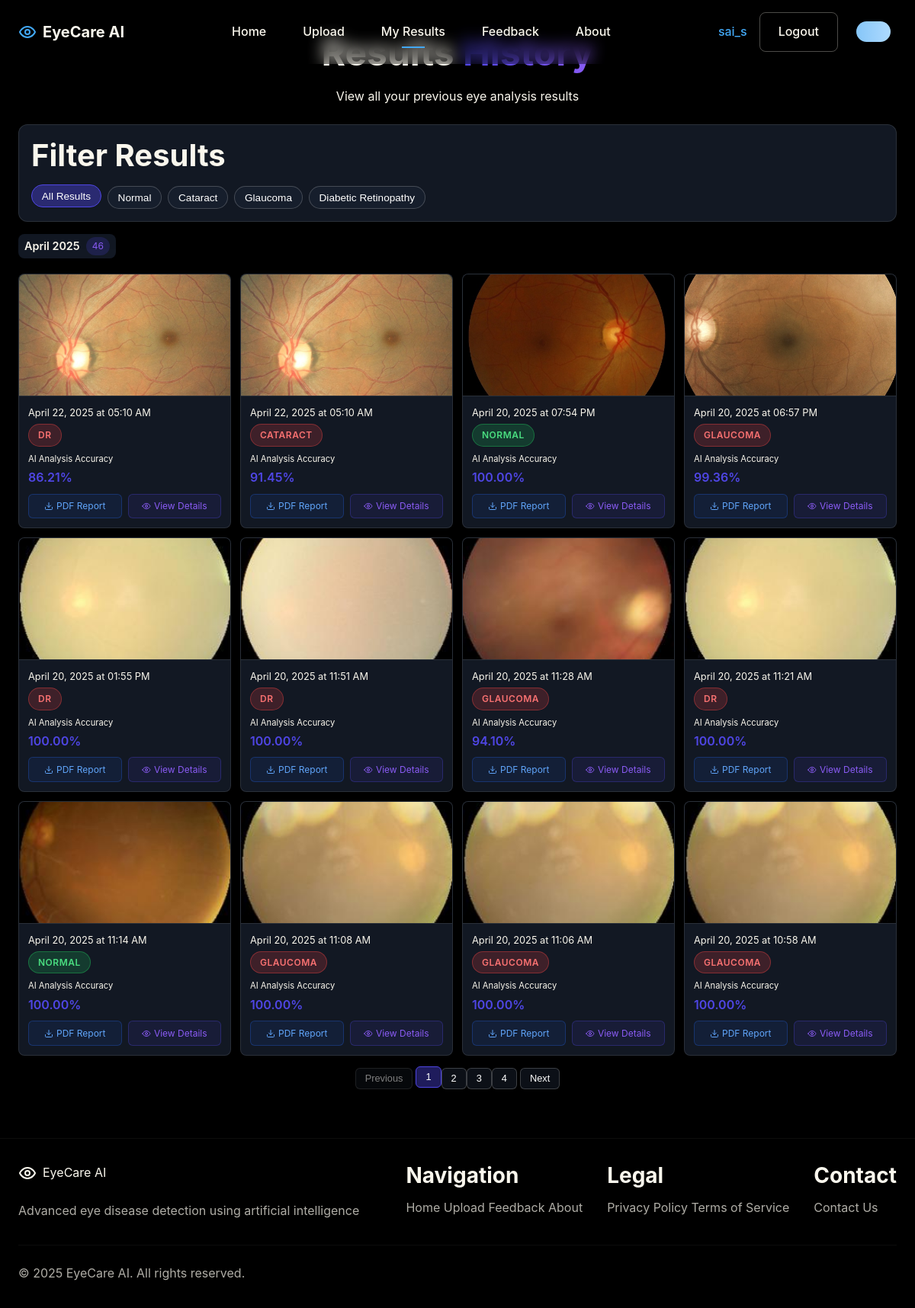
The app's page /results-history (signed in) with its own data.
### app.py (models this page shows)
class DetectionResult(db.Model):
    id = db.Column(db.Integer, primary_key=True)
    username = db.Column(db.String(80), db.ForeignKey('user.username'), nullable=False)
    image_path = db.Column(db.String(255), nullable=False)
    prediction = db.Column(db.String(50), nullable=False)
    confidence = db.Column(db.Float, nullable=False)
    timestamp = db.Column(db.DateTime, nullable=False, default=db.func.current_timestamp())

### app.py (the view)
@app.route('/results-history')
def results_history():
    if 'username' not in session:
        flash('Please login to view your results history', 'error')
        return redirect(url_for('login'))
    try:
        results = DetectionResult.query.filter_by(username=session['username']).order_by(DetectionResult.timestamp.desc()).all()
        from datetime import datetime, timedelta
        current_date = datetime.now().date()
        for result in results:
            result_date = result.timestamp.date()
            if result_date == current_date:
                result.date_group = result_date.strftime("%B %d, %Y")
            elif result_date == current_date - timedelta(days=1):
                result.date_group = "Yesterday"
            elif result_date > current_date - timedelta(days=7):
                result.date_group = "This Week"
            elif result_date > current_date - timedelta(days=30):
                result.date_group = "This Month"
            else:
                result.date_group = result_date.strftime("%B %Y")
        return render_template('results_history.html', results=results)
    except Exception as e:
        app.logger.error(f"Error retrieving results history: {str(e)}")
        flash('An error occurred while retrieving your results history', 'error')
        return redirect(url_for('index'))

### app.py (called while the page is built)
@app.context_processor
def inject_logged_in():
    user_data = {
        'logged_in': 'username' in session,
        'username': session.get('username', None),
        'email': session.get('email', None),
        'user_id': session.get('user_id', None)
    }
    return user_data

### templates/results_history.html (shortened to what this page needs)
<!DOCTYPE html>
<html lang="en">
<head>
  <link rel="stylesheet" href="{{ url_for('static', filename='styles/main.css') }}">
</head>
<body class="bg-trueblack text-babypowder">
  <div class="particles-container">
    <div id="particles"></div>
  </div>
  {% include 'header.html' %}
  <main class="history-page">
    <div class="container">
      <div class="page-header">
        <h1>Results <span class="gradient-text">History</span></h1>
        <p>View all your previous eye analysis results</p>
      </div>
      <div class="filter-section">
        <h2>Filter Results</h2>
        <div class="filter-options">
          <button class="filter-button active" data-filter="all">All Results</button>
          <button class="filter-button" data-filter="normal">Normal</button>
          <button class="filter-button" data-filter="cataract">Cataract</button>
          <button class="filter-button" data-filter="glaucoma">Glaucoma</button>
          <button class="filter-button" data-filter="DR">Diabetic Retinopathy</button>
        </div>
      </div>
      {% if results %}
        <div class="date-groups-container">
        {% set seen_groups = [] %}
        {% for result in results %}
          {% if result.date_group not in seen_groups %}
            <div class="group-header" data-group="{{ result.date_group }}">
              <h3 class="group-title">{{ result.date_group }}</h3>
              <span class="badge-count">{{ results|selectattr('date_group', 'equalto', result.date_group)|list|length }}</span>
            </div>
            {% set _ = seen_groups.append(result.date_group) %}
          {% endif %}
        {% endfor %}
        </div>
        <div class="results-grid">
        {% for result in results %}
          <div class="result-card" data-result-type="{{ result.prediction }}" data-date-group="{{ result.date_group }}">
            <img src="{{ url_for('static', filename=result.image_path.replace('static/', '')) }}" alt="Retinal scan" class="result-image">
            <div class="result-content">
              <div class="result-info">
                <div class="result-date">{{ result.timestamp.strftime('%B %d, %Y at %I:%M %p') }}</div>
                <div class="result-type {% if result.prediction == 'normal' %}normal{% else %}abnormal{% endif %}">
                  <span class="result-badge">{{ result.prediction|upper }}</span>
                </div>
                <div class="accuracy-label">AI Analysis Accuracy</div>
                <div class="accuracy-value">{{ '%.2f'|format(result.confidence * 100) }}%</div>
              </div>
              <div class="result-actions">
                <a href="{{ url_for('download_report', result_id=result.id) }}" class="btn-action btn-download">
                  PDF Report
                </a>
                <a href="#" class="btn-action btn-view">
                  <svg xmlns="http://www.w3.org/2000/svg" width="12" height="12" viewBox="0 0 24 24" fill="none" stroke="currentColor" stroke-width="2" stroke-linecap="round" stroke-linejoin="round"><path d="M2 12s3-7 10-7 10 7 10 7-3 7-10 7-10-7-10-7Z"></path><circle cx="12" cy="12" r="3"></circle></svg>
                  View Details
                </a>
              </div>
            </div>
          </div>
        {% endfor %}
        </div>
        <div class="pagination">
          <button class="pagination-button" id="prev-page" disabled>Previous</button>
          <div id="page-numbers"></div>
          <button class="pagination-button" id="next-page">Next</button>
        </div>
      {% endif %}
    </div>
  </main>
  {% include 'footer.html' %}
</body>
</html>

### templates/header.html (shortened to what this page needs)
<header class="main-nav">
  <div class="container">
    <div class="nav-content">
      <div class="logo">
        <a href="{{ url_for('index') }}">
          <svg class="icon" xmlns="http://www.w3.org/2000/svg" width="24" height="24" viewBox="0 0 24 24" fill="none" stroke="currentColor" stroke-width="2" stroke-linecap="round" stroke-linejoin="round"><path d="M2 12s3-7 10-7 10 7 10 7-3 7-10 7-10-7-10-7Z"></path><circle cx="12" cy="12" r="3"></circle></svg>
          <span>EyeCare AI</span>
        </a>
      </div>
      <nav class="desktop-nav">
        <a href="{{ url_for('index') }}" class="nav-link {% if request.path == url_for('index') %}active{% endif %}">Home</a>
        <a href="{{ url_for('upload_file') }}" class="nav-link {% if request.path == url_for('upload_file') %}active{% endif %}">Upload</a>
        {% if logged_in %}
        <a href="{{ url_for('results_history') }}" class="nav-link {% if request.path == url_for('results_history') %}active{% endif %}">My Results</a>
        {% endif %}
        <a href="{{ url_for('feedback') }}" class="nav-link {% if request.path == url_for('feedback') %}active{% endif %}">Feedback</a>
        <a href="{{ url_for('about') }}" class="nav-link {% if request.path == url_for('about') %}active{% endif %}">About</a>
      </nav>
      <div class="nav-actions">
        {% if logged_in %}
        <span class="username">{{ session.username }}</span>
        <a href="{{ url_for('logout') }}" class="btn-outline">Logout</a>
        {% else %}
        <a href="{{ url_for('login') }}" class="btn-outline">Login</a>
        <a href="{{ url_for('register') }}" class="btn-primary">Sign Up</a>
        {% endif %}
        <div class="theme-toggle-container">
          <label class="theme-switch">
            <div class="theme-switch__container">
            </div>
          </label>
        </div>
      </div>
    </div>
  </div>
</header>

### templates/footer.html (shortened to what this page needs)
<footer class="site-footer">
  <div class="container">
    <div class="footer-content">
      <div class="footer-info">
        <a href="{{ url_for('index') }}" class="footer-logo">
          <svg xmlns="http://www.w3.org/2000/svg" width="24" height="24" viewBox="0 0 24 24" fill="none" stroke="currentColor" stroke-width="2" stroke-linecap="round" stroke-linejoin="round"><path d="M2 12s3-7 10-7 10 7 10 7-3 7-10 7-10-7-10-7Z"></path><circle cx="12" cy="12" r="3"></circle></svg>
          <span>EyeCare AI</span>
        </a>
        <p>Advanced eye disease detection using artificial intelligence</p>
      </div>
      <div class="footer-links">
        <div class="footer-section">
          <h3>Navigation</h3>
          <a href="{{ url_for('index') }}">Home</a>
          <a href="{{ url_for('upload_file') }}">Upload</a>
          <a href="{{ url_for('feedback') }}">Feedback</a>
          <a href="{{ url_for('about') }}">About</a>
        </div>
        <div class="footer-section">
          <h3>Legal</h3>
          <a href="{{ url_for('privacy') }}">Privacy Policy</a>
          <a href="{{ url_for('terms') }}">Terms of Service</a>
        </div>
        <div class="footer-section">
          <h3>Contact</h3>
          <a href="{{ url_for('contact') }}">Contact Us</a>
        </div>
      </div>
    </div>
    <div class="footer-bottom">
      <p>&copy; <span id="current-year"></span> EyeCare AI. All rights reserved.</p>
    </div>
  </div>
</footer>

### templates/results_history.html (style rules this page uses)
.history-page { max-width: 1280px; margin: 0 auto; padding: 2rem 0 1rem; }
.page-header { margin-bottom: 1.5rem; text-align: center; animation: fadeIn 0.8s ease-out; padding-top: 0.5rem; }
.gradient-text { background: linear-gradient(90deg, #4f46e5, #8b5cf6); -webkit-background-clip: text; background-clip: text; -webkit-text-fill-color: transparent; display: inline-block; position: relative; }
.filter-section { background: rgba(30, 41, 59, 0.6); backdrop-filter: blur(10px); border-radius: 12px; padding: 1rem; margin-bottom: 1rem; box-shadow: 0 8px 32px rgba(0, 0, 0, 0.1); border: 1px solid rgba(255, 255, 255, 0.1); animation: fadeIn 0.4s ease-out; }
.filter-options { display: flex; flex-wrap: wrap; gap: 0.5rem; margin-top: 0.5rem; }
.filter-button { padding: 0.4rem 0.8rem; border-radius: 50px; border: 1px solid rgba(255, 255, 255, 0.2); background: rgba(30, 41, 59, 0.4); color: white; cursor: pointer; transition: all 0.3s ease; font-size: 0.85rem; }
.filter-button:hover, .filter-button.active { background: rgba(79, 70, 229, 0.2); border-color: rgba(79, 70, 229, 0.4); transform: translateY(-2px); }
.filter-button.active { background: rgba(79, 70, 229, 0.4); border-color: #4f46e5; }
.group-header { display: inline-flex; align-items: center; margin-bottom: 0.5rem; padding: 0.25rem 0.5rem; background: rgba(30, 41, 59, 0.6); border-radius: 8px; margin-right: 0.5rem; }
.group-title { font-size: 0.9rem; font-weight: 600; color: var(--color-white); margin: 0; }
.badge-count { background: rgba(79, 70, 229, 0.2); color: #8b5cf6; border-radius: 50px; padding: 0.15rem 0.5rem; font-size: 0.75rem; margin-left: 0.5rem; }
.results-grid { display: grid; grid-template-columns: repeat(auto-fill, minmax(250px, 1fr)); gap: 0.75rem; }
.result-card { background: rgba(30, 41, 59, 0.6); backdrop-filter: blur(10px); border-radius: 8px; overflow: hidden; box-shadow: 0 4px 16px rgba(0, 0, 0, 0.1); border: 1px solid rgba(255, 255, 255, 0.1); transition: transform 0.3s ease, box-shadow 0.3s ease; height: 100%; display: flex; flex-direction: column; }
.result-image { width: 100%; height: 160px; object-fit: cover; object-position: center; border-bottom: 1px solid rgba(255, 255, 255, 0.1); }
.result-content { padding: 0.75rem; flex: 1; display: flex; flex-direction: column; }
.result-info { margin-bottom: 0.5rem; flex: 1; }
.result-date { font-size: 0.8rem; color: var(--color-gray-400); margin-bottom: 0.25rem; }
.result-type { margin-bottom: 0.5rem; }
.result-badge { display: inline-block; padding: 0.25rem 0.75rem; border-radius: 50px; font-weight: 600; text-transform: uppercase; letter-spacing: 0.5px; font-size: 0.75rem; }
.normal .result-badge { background: rgba(34, 197, 94, 0.2); color: #4ade80; border: 1px solid rgba(34, 197, 94, 0.4); }
.abnormal .result-badge { background: rgba(239, 68, 68, 0.2); color: #f87171; border: 1px solid rgba(239, 68, 68, 0.4); }
.accuracy-label { font-size: 0.7rem; color: var(--color-gray-400); margin-bottom: 0.15rem; }
.accuracy-value { font-size: 1rem; font-weight: 600; color: #4f46e5; }
.result-actions { display: flex; gap: 0.5rem; margin-top: auto; }
.btn-action { flex: 1; display: flex; align-items: center; justify-content: center; gap: 0.25rem; padding: 0.35rem; border-radius: 6px; font-size: 0.75rem; transition: all 0.3s ease; cursor: pointer; text-decoration: none; }
.btn-view { background: rgba(79, 70, 229, 0.1); border: 1px solid rgba(79, 70, 229, 0.3); color: #8b5cf6; }
.btn-download { background: rgba(37, 99, 235, 0.1); border: 1px solid rgba(37, 99, 235, 0.3); color: #60a5fa; }
.pagination { display: flex; justify-content: center; margin-top: 1rem; gap: 0.25rem; }
.pagination-button { padding: 0.35rem 0.75rem; border-radius: 6px; border: 1px solid rgba(255, 255, 255, 0.2); background: rgba(30, 41, 59, 0.4); color: white; cursor: pointer; transition: all 0.3s ease; font-size: 0.8rem; }
.pagination-button:disabled { opacity: 0.5; cursor: not-allowed; transform: none; }
.date-groups-container { display: flex; flex-wrap: wrap; gap: 0.5rem; margin-bottom: 0.75rem; }

### records on screen
DetectionResult: date_group "April 2025", date_group "46", image_path (picture), timestamp "April 22, 2025 at 05:10 AM", prediction "DR", result.confidence*100 "86.21"
DetectionResult: image_path (picture), timestamp "April 22, 2025 at 05:10 AM", prediction "CATARACT", result.confidence*100 "91.45"
DetectionResult: image_path (picture), timestamp "April 20, 2025 at 07:54 PM", prediction "NORMAL", result.confidence*100 "100.00"
DetectionResult: image_path (picture), timestamp "April 20, 2025 at 06:57 PM", prediction "GLAUCOMA", result.confidence*100 "99.36"
DetectionResult: image_path (picture), timestamp "April 20, 2025 at 01:55 PM", prediction "DR", result.confidence*100 "100.00"
DetectionResult: image_path (picture), timestamp "April 20, 2025 at 11:51 AM", prediction "DR", result.confidence*100 "100.00"
DetectionResult: image_path (picture), timestamp "April 20, 2025 at 11:28 AM", prediction "GLAUCOMA", result.confidence*100 "94.10"
DetectionResult: image_path (picture), timestamp "April 20, 2025 at 11:21 AM", prediction "DR", result.confidence*100 "100.00"
DetectionResult: image_path (picture), timestamp "April 20, 2025 at 11:14 AM", prediction "NORMAL", result.confidence*100 "100.00"
DetectionResult: image_path (picture), timestamp "April 20, 2025 at 11:08 AM", prediction "GLAUCOMA", result.confidence*100 "100.00"
DetectionResult: image_path (picture), timestamp "April 20, 2025 at 11:06 AM", prediction "GLAUCOMA", result.confidence*100 "100.00"
DetectionResult: image_path (picture), timestamp "April 20, 2025 at 10:58 AM", prediction "GLAUCOMA", result.confidence*100 "100.00"

### other values on screen
{{ session.username }} "sai_s"
